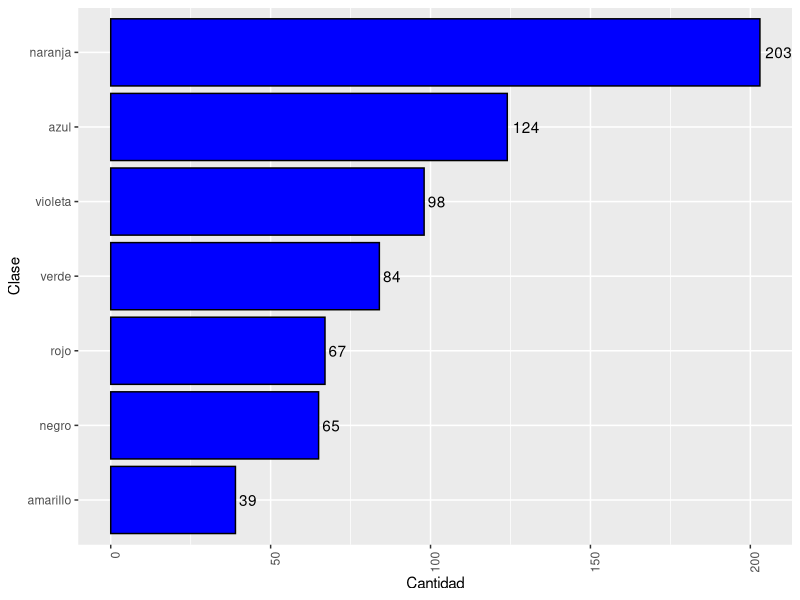

The R source for this figure:
library(ggplot2)

# Creamos la fuente de datos
val <- c('rojo', 'verde', 'negro', 'amarillo', 'azul', 'naranja', 'violeta')
qty <- c(67, 84, 65, 39, 124, 203, 98)

dt.ep <- data.frame(val, qty)
head(dt.ep)
str(dt.ep)
# Es importante que el valor del eje x sea 'Factor'

# reorder = reordena de mayor a menor los valores antes de mostrarlos
bp <- ggplot(dt.ep, aes(x=reorder(val, qty), y=qty))
bp  = bp + xlab('Clase') + ylab('Cantidad')
bp  = bp + geom_bar(stat = "identity", color="black", fill="blue")
bp  = bp + geom_text(aes(label = qty), hjust = -0.2)
bp  = bp + theme(axis.text.x = element_text(angle = 90, hjust = 1))
bp  = bp + coord_flip()
bp 